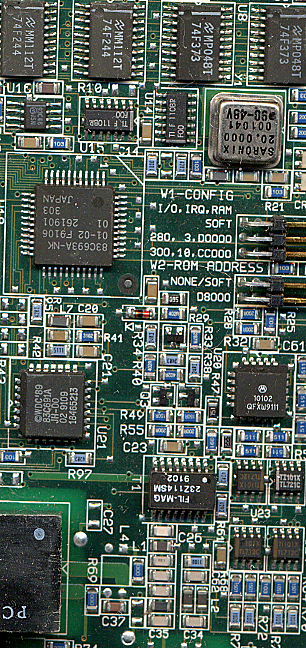
%> input picture assignments/assignment -1/board.tif, 306 x 648 px
$ octave problem_2.m   (GNU Octave 9; MATLAB toolbox functions it lacks are replaced by stand-ins)
%> lines starting %> are read from the running program, lines starting %| are printed output that depends on the picture
clear all;
clc;

img = imread('board.tif');
%> img is the input picture: size 648x306x3 uint8; mean R, G, B 84.2, 99, 89.1
img = im2double(img);
%> img: size 648x306x3 double
img_size = size(img)
%> img_size = [648 306 3]
subplot(1, 2, 1), imshow(img)
title('Original Image')

% ----- (a) ------ %
% Extract the rectangular block of the image between (200, 90) and (300, 180) %
% block_img = img(90:180-1, 200:300-1, :);
block_img = img(200:300, 90:180, :);
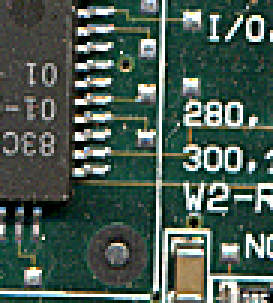
%> block_img: size 101x91x3 double (shown 3 times larger); mean R, G, B 0.285, 0.36, 0.32
block_img_size = size(block_img)
%> block_img_size = [101 91 3]
subplot(1, 2, 2), imshow(block_img)
title('Crystal')


% ----- (b) ------ %

    % ------(i) ------ %
disp('Gray 1:')
tic
block_gray_1 = zeros(block_img_size(1), block_img_size(2), 1);
for i = 1:block_img_size(1)
    for j = 1:block_img_size(2)
        for k = 1:3
            block_gray_1(i,j) = (block_img(i,j,1) + block_img(i,j,2) + block_img(i,j,3))/3;
        end
    end
end
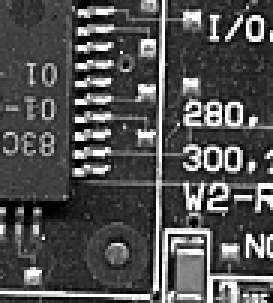
%> block_gray_1: size 101x91 double (shown 3 times larger); min 0, max 1, mean 0.322
toc

    % ------(ii) ------ %
disp('Gray 2:')
tic
block_gray_2 = (block_img(:,:,1) + block_img(:,:,2) + block_img(:,:,3))/3;
toc


    % ------(iii) ------ %
disp('Gray 3:')
tic
block_gray_3 = rgb2gray(block_img);
toc


% ------(c) ------ %
% Converting grayscale image to a binary image using mean as the threshold value %

threshold = mean(block_gray_3(:));
%> threshold = 0.333

    % ------(i) ------ %
disp('BW 1:')
tic
block_bw_1 = zeros(size(block_gray_1, 1), size(block_gray_1, 2), 1);
for i = 1:size(block_gray_1, 1)
    for j = 1:size(block_gray_1, 2)
        block_bw_1(i,j) = double(block_gray_1(i,j) > threshold);
    end
end
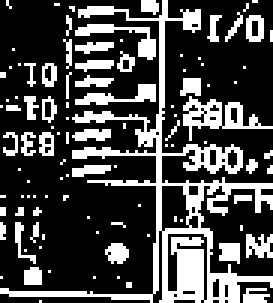
%> block_bw_1: size 101x91 double (shown 3 times larger); values 0 (black) and 1 (white), 28.1% white in thin lines or dots
toc

    % ------(ii) ------ %
disp('BW 2:')
tic
block_bw_2 = double(block_gray_2 > threshold);
toc

     % ------(iii) ------ %
disp('BW 3:')
tic
block_bw_3 = im2bw(block_gray_3);
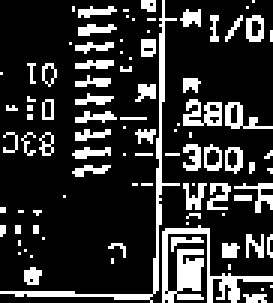
%> block_bw_3: size 101x91 logical (shown 3 times larger); 19.7% white in thin lines or dots
toc


figure,
subplot(1, 2, 1)
imshow(block_gray_1)
title('Grayscale Image of the block (i)')

subplot(1, 2, 2)
imshow(block_bw_1)
title('Binary Image of the block (i)')

print('Gray and BW with method (i)', '-dpng')


figure,
subplot(1, 2, 1)
imshow(block_gray_2)
title('Grayscale Image of the block (ii)')

subplot(1, 2, 2)
imshow(block_bw_2)
title('Binary Image of the block (ii)')

print('Gray and BW with method (ii)', '-dpng')


figure,
subplot(1, 2, 1)
imshow(block_gray_3)
title('Grayscale Image of the block (iii)')

subplot(1, 2, 2)
imshow(block_bw_3)
title('Binary Image of the block (iii)')

print('Gray and BW with method (iii)', '-dpng')


% --------------------------------(d) ----------------------------------- %
% Smoothing of the gray image formed above %

    % ----- (i) ----- Using for loops%
disp('Smoothing Image using loops: ')
tic
gray_img = block_gray_3;
smoothed_image = zeros(size(gray_img));
kernel = 7;
pad = int8((kernel-1)/2);

% First zero pad gray_img by 3 pixels (pad) in each side (to apply convolution at edges) %
gray_img = [zeros(size(gray_img, 1), pad), gray_img, zeros(size(gray_img, 1), pad)];
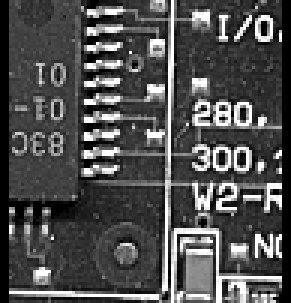
%> gray_img: size 101x97 double (shown 3 times larger); min 0, max 1, mean 0.312
gray_img = [zeros(pad, size(gray_img, 2)); gray_img; zeros(pad, size(gray_img, 2))];
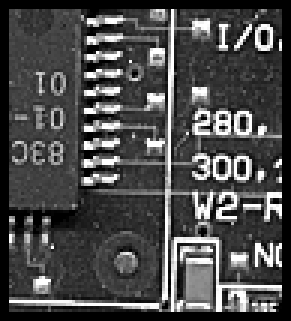
%> gray_img: size 107x97 double (shown 3 times larger); min 0, max 1, mean 0.295


for i = 1:size(smoothed_image, 1)
    for j = 1:size(smoothed_image, 2)
        sum = 0;
        for k = -pad:pad
            for l = -pad:pad
                sum = sum + gray_img(i+pad+k, j+pad+l);
            end
        end
        smoothed_image(i,j) = sum/(kernel^2);
    end
end
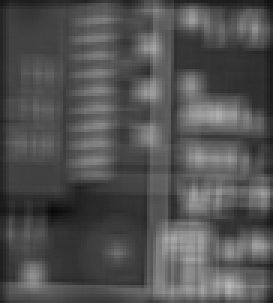
%> smoothed_image: size 101x91 double (shown 3 times larger); min 0.0376, max 0.729, mean 0.321
toc

figure, subplot(1, 2, 1)
imshow(smoothed_image)
title('Smoothed Image (i)')
print('Convolution (i)', '-dpng')

    % ----- (ii) ----- Using Matlab function conv2 %
disp('Smoothing image using conv2 (ii):')
tic
gray_img = block_gray_3;
filter = 1/(kernel^2) * ones(kernel, kernel);
smoothed_image = conv2(gray_img, filter, 'same');
toc

subplot(1, 2, 2), imshow(smoothed_image)
title('Smoothed Image (ii)')
print('Convolution (ii) - conv2', '-dpng')
